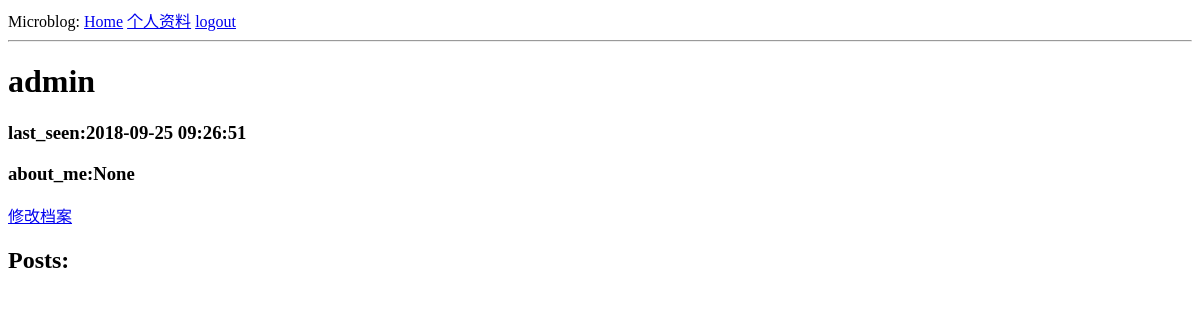
The page /user/admin (signed in) on the database as committed earlier.
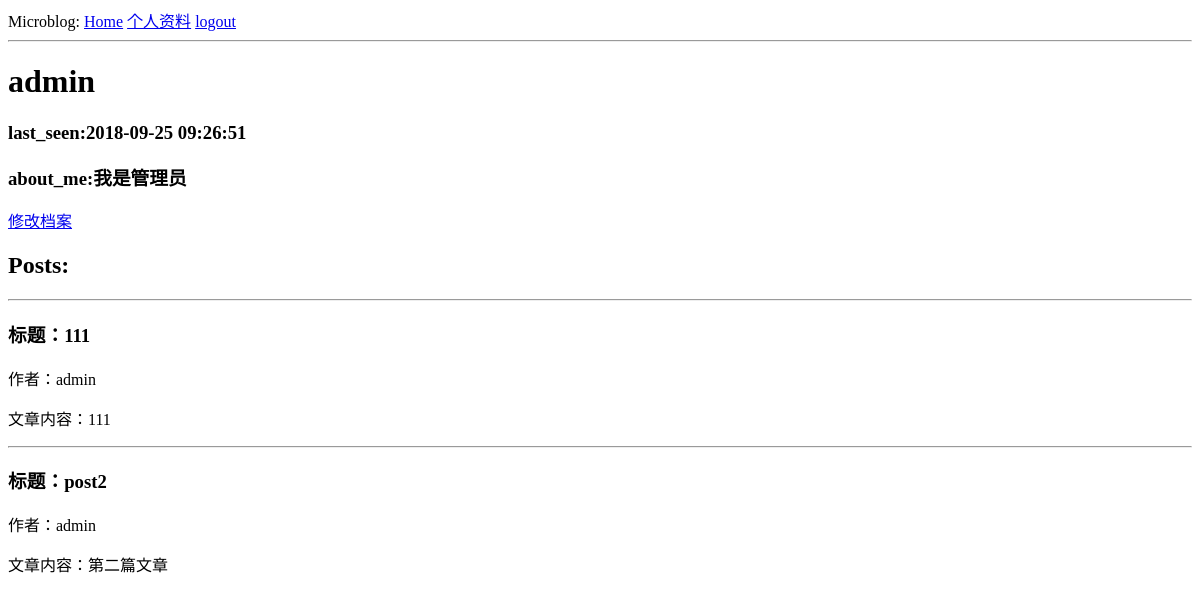
The same page on the database as committed later.
### app/models.py (models this page shows, shortened)
class User(UserMixin,db.Model):
    id = db.Column(db.Integer,primary_key=True)
    username = db.Column(db.String(64),index=True,unique=True)
    email = db.Column(db.String(128),unique=True)
    password =db.Column(db.String(128))
    about_me = db.Column(db.String(256))
    posts = db.relationship('Post',backref = 'author',lazy = 'dynamic')

class Post(db.Model):
    id = db.Column(db.Integer,primary_key=True)
    content = db.Column(db.String(256))
    title = db.Column(db.String(64),index=True,unique=True)
    timestamp =db.Column(db.DateTime,default=datetime.utcnow)
    user_id = db.Column(db.Integer,db.ForeignKey('user.id'))

### app/routes.py (the view)
@app.route('/user/<username>')
@login_required
def user(username):
    user = User.query.filter_by(username = username).first()
    posts =user.posts
    return render_template('user.html',user = user,posts = posts)

### app/models.py (called while the page is built)
@login.user_loader
def user_loader(id):
    return User.query.get(int(id))

### app/routes.py (called while the page is built)
@app.before_request
def before_request():
    if current_user.is_authenticated:
        current_user.last_seen = datetime.now()
        db.session.commit()

### app/templates/user.html
{% extends 'base.html' %}
{% block custom_content %}
<h1>{{ user.username }}</h1>
    <h3>last_seen:{{ user.last_seen }}</h3>
    <h3>about_me:{{ user.about_me }}</h3>
    {% if user==current_user %}
        <a href="{{ url_for('editProfile') }}">修改档案</a>
    {% endif %}
    <h2>Posts:</h2>
    {% for p in posts %}
    {% include '_postArtical.html' %}
    {% endfor %}
{% endblock %}

### app/templates/_postArtical.html
<div class="post">
    <hr>
    <div><h3 >标题：{{ p.title }}</h3><span>作者：{{ p.author.username }}</span>
    <p>文章内容：{{ p.content }}</p></div>
</div>

Rows that differ between the two databases and show on the page:
changed User "admin": about_me "None" → "我是管理员"
added Post: title "111", author.username "admin", content "111"
added Post: title "post2", author.username "admin", content "第二篇文章"
